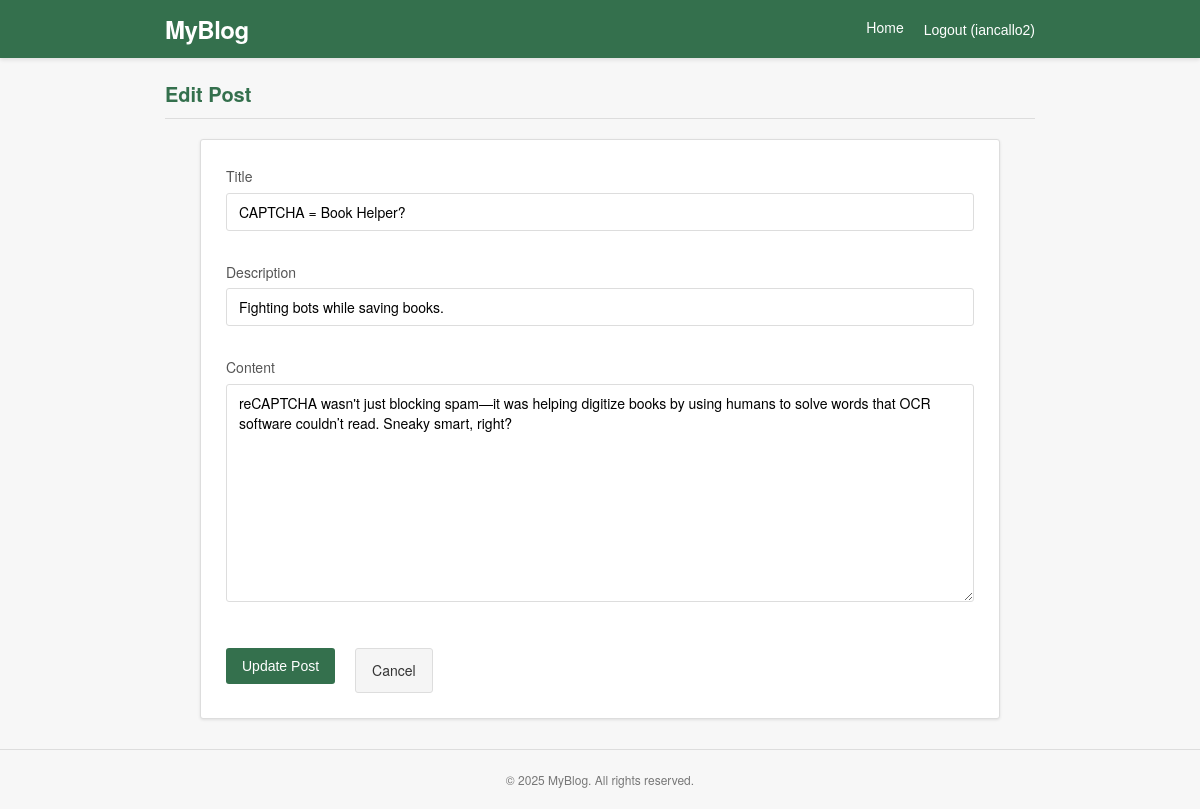
The page /post/7/edit/ (signed in) on the database as committed earlier.
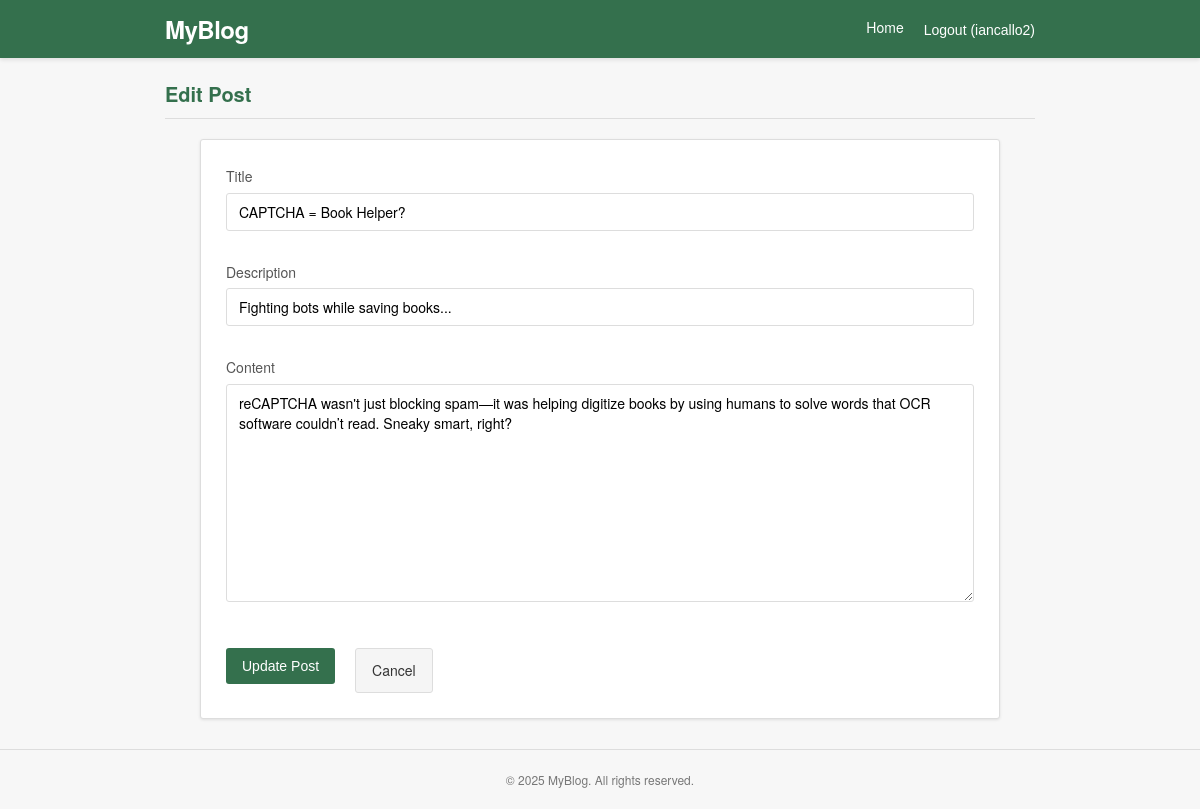
The same page on the database as committed later.
### posts/models.py (models this page shows, shortened)
class Post(models.Model):
    title = models.CharField(max_length=200)
    description = models.TextField()
    content = models.TextField()
    author = models.ForeignKey(User, on_delete=models.CASCADE, related_name='posts', null=True, blank=True)
    created_at = models.DateTimeField(null=True, blank=True)

### posts/views.py (the view, shortened to what this page needs)
# urls.py: path('post/<int:pk>/edit/', PostUpdateView.as_view(), name='post_edit'),
class PostUpdateView(LoginRequiredMixin, UpdateView):
    model = Post
    form_class = PostForm
    template_name = 'posts/post_form.html'
    def get_queryset(self):
        return Post.objects.filter(author=self.request.user)

### posts/forms.py
class PostForm(forms.ModelForm):
    class Meta:
        model = Post
        fields = ['title', 'description', 'content']
        widgets = {
            'title': forms.TextInput(attrs={'class': 'form-input'}),
            'description': forms.TextInput(attrs={'class': 'form-input'}),
            'content': forms.Textarea(attrs={'class': 'form-input', 'rows': 10}),
        }

### posts/templates/posts/post_form.html (shortened to what this page needs)
{% load static %}
<!DOCTYPE html>
<html lang="en">
<head>
</head>
<body>
    <header class="header">
        <div class="header-container">
            <div class="logo"><a href="{% url 'post_list' %}">MyBlog</a></div>
            <div class="nav-links">
                <a href="{% url 'post_list' %}" class="nav-link">Home</a>
                {% if user.is_authenticated %}
                    <form method="post" action="{% url 'logout' %}" style="display: inline;">
                        <input type="submit" value="Logout ({{ user.username }})" class="nav-link" style="background: none; border: none; color: white; cursor: pointer; font-size: 14px; padding: 0;">
                    </form>
                {% else %}
                    <a href="{% url 'login' %}" class="nav-link">Login</a>
                    <a href="{% url 'signup' %}" class="nav-link">Sign Up</a>
                {% endif %}
            </div>
        </div>
    </header>
    <main class="container">
        <h1 class="page-title">{% if object %}Edit Post{% else %}New Post{% endif %}</h1>
        <div class="post-form-container">
            <form class="post-form" method="post">
                <div class="form-group">
                    <label for="id_title" class="form-label">Title</label>
                    {{ form.title }}
                </div>
                <div class="form-group">
                    <label for="id_description" class="form-label">Description</label>
                    {{ form.description }}
                </div>
                <div class="form-group">
                    <label for="id_content" class="form-label">Content</label>
                    {{ form.content }}
                </div>
                <div class="form-actions">
                    <button type="submit" class="form-submit">{% if object %}Update{% else %}Create{% endif %} Post</button>
                    <a href="{% url 'post_list' %}" class="form-cancel">Cancel</a>
                </div>
            </form>
        </div>
    </main>
    <footer class="footer">
        <p>© {% now "Y" %} MyBlog. All rights reserved.</p>
    </footer>
</body>
</html>

Rows that differ between the two databases and show on the page:
changed Post "CAPTCHA = Book Helper?": description "Fighting bots while saving books." → "Fighting bots while saving books..."
